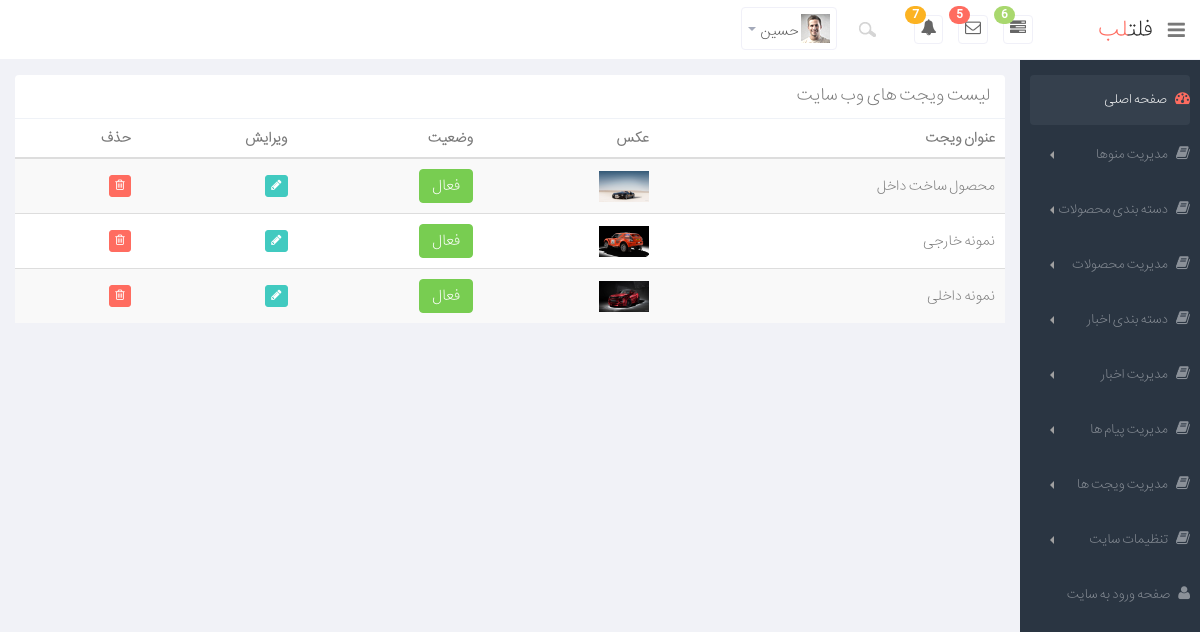
/admin/dashbord.php?m=widget&p=list (signed in), run on the app's committed database.
### tables this page shows
CREATE TABLE IF NOT EXISTS `widget` (
  `id` int(11) NOT NULL AUTO_INCREMENT,
  `title` varchar(100) NOT NULL,
  `img` varchar(100) NOT NULL,
  `text` text NOT NULL,
  `status` enum('0','1') NOT NULL,
  PRIMARY KEY (`id`)
);

### include/widget.php (called while the page is built, shortened)
<?php
function listwidgetadmin(){
    $connect=config();
    $sql="SELECT * FROM widget";
    $row=mysqli_query($connect,$sql);
    while ($res=mysqli_fetch_assoc($row)){
        $result[]=$res;
    }
    return $result;
}

### admin/widget/list.php (the view)
<div class="row">
    <div class="col-lg-12">
        <section class="panel">
            <header class="panel-heading">
                            لیست ویجت های وب سایت
            </header>
            <table class="table table-striped table-advance table-hover">
                <thead>
                <tr>
                    <th>عنوان ویجت </th>
                    <th> عکس </th>
                    <th> وضعیت </th>
                    <th>ویرایش</th>
                    <th>حذف</th>
                </tr>
                </thead>
                <tbody>
                <?php
                    $listwidget=listwidgetadmin();
                    foreach ($listwidget as $val):
                ?>
                <tr>
                    <td><?php echo $val['title']; ?></td>
                    <td><img src="<?php echo $val['img']; ?>"  width="50px"></td>
                    <td>
                        <?php
                        if($val['status']==0){
                            echo "
                                <span class='btn btn-danger'>غیر فعال</span>
                            ";
                        }
                        else{
                            echo "
                                <span class='btn btn-success'> فعال</span>
                            ";
                        }
                        ?>
                    </td>
                    <td><a href="dashbord.php?m=widget&p=edit&id=<?php echo $val['id']; ?>" class="btn btn-primary btn-xs"><i class="icon-pencil"></i></a></td>
                    <td><a href="dashbord.php?m=widget&p=delete&id=<?php echo $val['id']; ?>" class="btn btn-danger btn-xs"><i class="icon-trash "></i></a></td>
                </tr>
                <?php
                endforeach;
                ?>
                </tbody>
            </table>
        </section>
    </div>
</div>

### admin/css/style.css (style rules this page uses)
body { color: #797979; background: #f1f2f7; font-family: 'main', sans-serif; padding: 0px !important; margin: 0px !important; font-size:13px; }
.table-advance tr td { vertical-align: middle !important; }
body { direction:rtl; }

### data on the page
widget: title "محصول ساخت داخل", img (picture), status "فعال"
widget: title "نمونه خارجی", img (picture), status "فعال"
widget: title "نمونه داخلی", img (picture), status "فعال"

### other printed values
$_SESSION['username'] "حسین"
